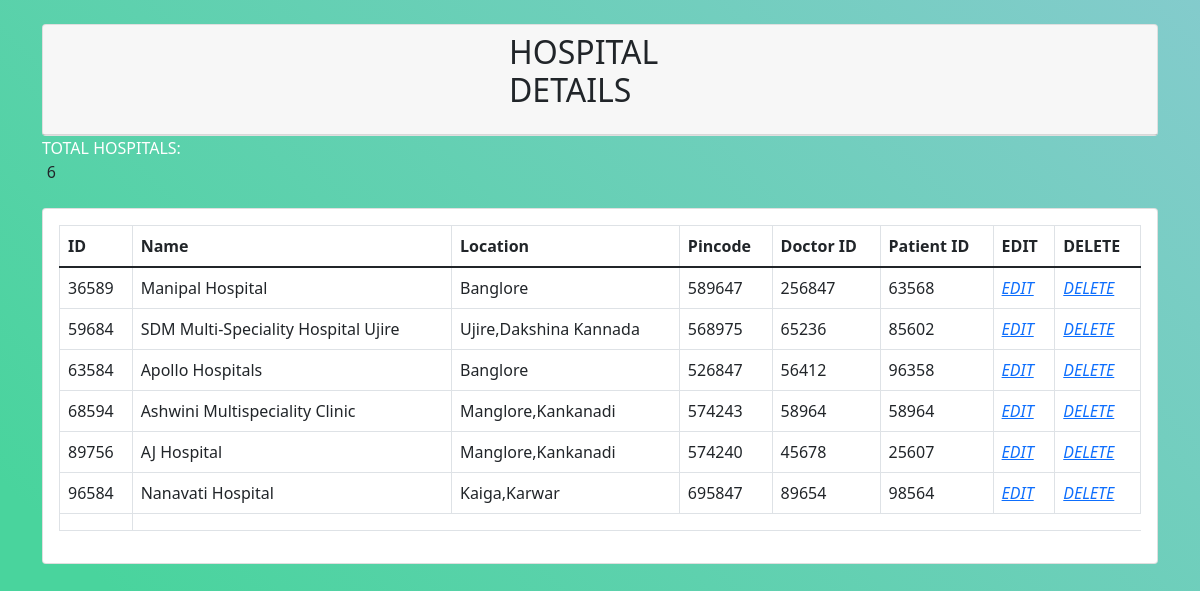
Page /admin/hospital_details.php on the committed database.
### tables this page shows
CREATE TABLE `hospital` (
  `hid` int(5) NOT NULL,
  `hname` varchar(50) NOT NULL,
  `hloc` varchar(50) NOT NULL,
  `hpin` int(6) NOT NULL,
  `did` int(5) NOT NULL,
  `pid` int(5) NOT NULL
);

### admin/hospital_details.php (the view, shortened to what this page needs)
<!DOCTYPE html>
<html>
    <head>
    <link href="https://cdn.jsdelivr.net/npm/bootstrap@5.1.2/dist/css/bootstrap.min.css" rel="stylesheet">
    </head>
<body>
    <div class="container">
        <div class="row">
            <div class="col-md-12">
                <div class="card mt-4">
                    <div class="card-header">
                        <form action="" method="GET">
                              <div class="input-group mb-3">
                                   <h2>HOSPITAL DETAILS</h2>
                              </div>
                        </form>
                    </div>
                </div>
            </div>
            <?php
                              $conn=mysqli_connect("localhost","root","","pharmacyms");
                              $sql = "SELECT COUNT(*) AS Count FROM hospital";
                              $result = $conn->query($sql);
                              $row = $result->fetch_assoc();
                              echo '<span style="color:#fff;">TOTAL HOSPITALS:</span>';
                              ?>&nbsp;&nbsp;&nbsp;&nbsp;<?php echo $row['Count'];
                            ?>
            <div class="col-md-12">
                <div class="card mt-4">
                    <div class="card-body">
                        <table class="table table-bordered">
                            <thead>
                                <tr>
                                    <th scope="col">ID</th>
                                    <th scope="col">Name</th>
                                    <th scope="col">Location</th>
                                    <th scope="col">Pincode</th>
                                    <th scope="col">Doctor ID</th>
                                    <th scope="col">Patient ID</th>
                                    <th scope="col">EDIT</th>
                                    <th scope="col">DELETE</th>
                                </tr>
                            </thead>
                            <tbody>
                            <?php
$conn=mysqli_connect("localhost","root","","pharmacyms");
    $query="SELECT * FROM hospital";
    $query_run=mysqli_query($conn,$query);
    if(mysqli_num_rows($query_run)>0)
    {
        foreach($query_run as $items)
        {
            ?>
            <tr>
            <td><?php echo $items['hid'];?></td>
            <td><?php echo $items['hname'];?></td>
            <td><?php echo $items['hloc'];?></td>
            <td><?php echo $items['hpin'];?></td>
            <td><?php echo $items['did'];?></td>
            <td><?php echo $items['pid'];?></td>
            <td><a href="hospital_update.php?id=<?php echo $items['hid']; ?>" data-toggle="
            tooltip" data-placement="bottom" title="EDIT"> <i class="fa fa-trash" aria-hidden="true">EDIT</i> </a> </td>
            <td><a href="hospital_delete.php?id=<?php echo $items['hid']; ?>" data-toggle="
            tooltip" data-placement="bottom" title="DELETE"> <i class="fa fa-trash" aria-hidden="true">DELETE</i> </a> </td>
            </tr>
            <?php
        }
    }
    else
    {
        ?>
        <tr>
            <td colspan="3">no record found</td>
        </tr>
        <?php
    }
?>
                                <tr>
                                    <td></td>
                                </tr>
                        </table>
                    </div>
                </div>
            </div>
        </div>
    </div>
</body>
</html>

### admin/hospital_details.php (style rules this page uses)
body { font-family: $font-family; font-size: $font-size; background-size: 200% 100% !important; transform: translate3d(0, 0, 0); background: linear-gradient(45deg, #49D49D 10%, #A2C7E5 90%); height: 100vh }
h2 { margin: 0 450px; }

### rows in the picture
hospital: hid "36589", hname "Manipal Hospital", hloc "Banglore", hpin "589647", did "256847", pid "63568"
hospital: hid "59684", hname "SDM Multi-Speciality Hospital Ujire", hloc "Ujire,Dakshina Kannada", hpin "568975", did "65236", pid "85602"
hospital: hid "63584", hname "Apollo Hospitals", hloc "Banglore", hpin "526847", did "56412", pid "96358"
hospital: hid "68594", hname "Ashwini Multispeciality Clinic", hloc "Manglore,Kankanadi", hpin "574243", did "58964", pid "58964"
hospital: hid "89756", hname "AJ Hospital", hloc "Manglore,Kankanadi", hpin "574240", did "45678", pid "25607"
hospital: hid "96584", hname "Nanavati Hospital", hloc "Kaiga,Karwar", hpin "695847", did "89654", pid "98564"

### other values in the picture
$row['Count'] "6"
